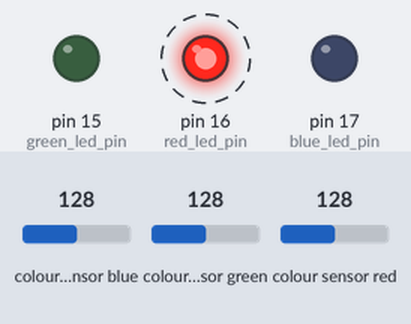
Bench run of a sketch on a simulated Arduino Mega 2560, built with avr-gcc and run on an emulated ATmega2560. Shown: output pins drawn as LEDs (lit = HIGH). Wiring (inferred from the names in the program): TCS3200 colour sensor: output pin 41; S2 pin 43; S3 pin 42; S0 pin 44; S1 pin 45. Dashed ring = blinking. The test bench sets the inputs (shaded band); at power-on: colour sensor red 128, colour sensor blue 128, colour sensor green 128. Pins used as bus, display or sensor lines are not drawn; what the sketch prints to the serial monitor is not drawn.

Above: at 1.2 s.
1.3 s: colour sensor red set to 67
4.3 s: colour sensor red set to 60
At 6.3 s:
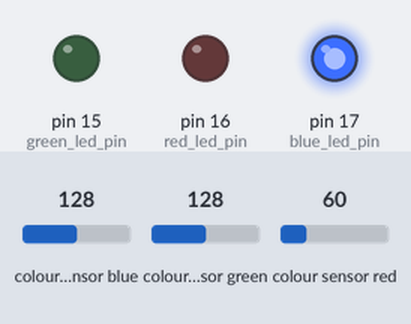
7.3 s: colour sensor blue set to 5
At 8.9 s:
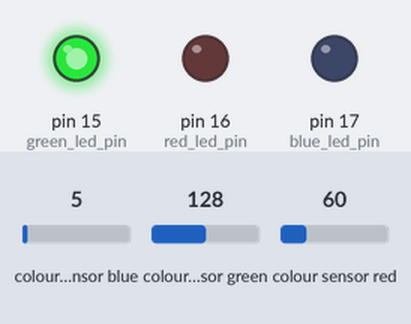
10.3 s: colour sensor blue set to 64
At 11.0 s:
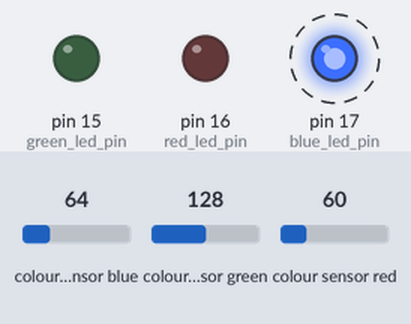
Timing chart, 0 to 14.3 s (numbered marks = the images above; inputs shaded):
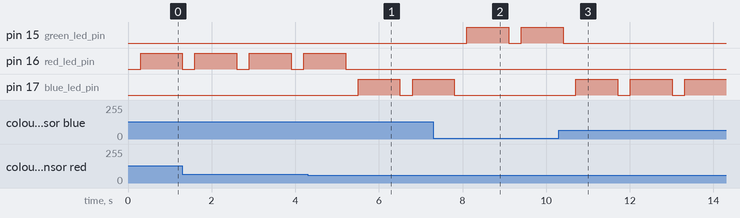

Measured:
- the behaviour switches between 63 and 62 on colour sensor red (found by bisection; images 0 and 1)
- after the input at 4.3 s, pin 16 (red_led_pin): goes on until 5.2 s, then stays LOW; pin 17 (blue_led_pin): LOW → HIGH after 1.2 s, → LOW 1.0 s later, → HIGH 0.30 s later
- after the input at 7.3 s, pin 15 (green_led_pin): LOW → HIGH after 0.81 s, → LOW 1.0 s later, → HIGH 0.30 s later; pin 17 (blue_led_pin): goes on until 7.8 s, then stays LOW
- after the input at 10.3 s, pin 15 (green_led_pin): goes on until 10.4 s, then stays LOW; pin 17 (blue_led_pin): alternates HIGH for 1.0 s and LOW for 0.30 s, starting after 0.41 s
- by itself, pin 16 (red_led_pin): alternates HIGH for 1.0 s and LOW for 0.30 s

The sketch:

colour_detect_and_led_indication.ino
```cpp
#include "pins.h"
#include "variables.h"
#include "functions.h"

void setup() {
  setup_color_sensor();
  led_setup();
  Serial.begin(9600);

}


void loop() {
  color_sensor_out();
}
```

functions.h
```cpp
void setup_color_sensor(){
  pinMode(S0, OUTPUT);
  pinMode(S1, OUTPUT);
  pinMode(S2, OUTPUT);
  pinMode(S3, OUTPUT);

  pinMode(sensorOut, INPUT);

  digitalWrite(S0,HIGH);
  digitalWrite(S1,LOW);
  }

//lighting the leds for 1000ms
void led_setup(){
  pinMode(green_led_pin,OUTPUT);
  pinMode(red_led_pin,OUTPUT);
  pinMode(blue_led_pin,OUTPUT);
  }

void light_red(){
  digitalWrite(red_led_pin,HIGH);
  delay(1000);
  digitalWrite(red_led_pin,LOW);
  }

void light_blue(){
  digitalWrite(blue_led_pin,HIGH);
  delay(1000);
  digitalWrite(blue_led_pin,LOW);
  }

void light_green(){
  digitalWrite(green_led_pin,HIGH);
  delay(1000);
  digitalWrite(green_led_pin,LOW);
  }


void color_sensor_out(){
  // Setting RED (R) filtered photodiodes to be read
  digitalWrite(S2,LOW);
  digitalWrite(S3,LOW);

  // Reading the output frequency
  redFrequency = pulseIn(sensorOut, LOW);

   // Printing the RED (R) value
  Serial.print("R = ");
  Serial.print(redFrequency);
  delay(100);

  // Setting GREEN (G) filtered photodiodes to be read
  digitalWrite(S2,HIGH);
  digitalWrite(S3,HIGH);

  // Reading the output frequency
  greenFrequency = pulseIn(sensorOut, LOW);

  // Printing the GREEN (G) value
  Serial.print(" G = ");
  Serial.print(greenFrequency);
  delay(100);

  // Setting BLUE (B) filtered photodiodes to be read
  digitalWrite(S2,LOW);
  digitalWrite(S3,HIGH);

  // Reading the output frequency
  blueFrequency = pulseIn(sensorOut, LOW);

  // Printing the BLUE (B) value
  Serial.print(" B = ");
  Serial.print(blueFrequency);
  delay(100);
  if(redFrequency<70){
    light_red();
    color=3;
    //Serial.println("  red");

    }
  else if(blueFrequency<70){
    light_blue();
    color=1;
    //Serial.println("  blue");
    }
  else{
    light_green();
    color=2;
    //Serial.println("  green");
    }
  }
```

variables.h
```cpp
// Stores frequency read by the photodiodes
int redFrequency = 0;
int greenFrequency = 0;
int blueFrequency = 0;
int k=0;
int z=0;
int flag = 0;

int color=0;
```

pins.h
```cpp
#define S0 44
#define S1 45
#define S2 43
#define S3 42
#define sensorOut 41


int green_led_pin=15; //red wire
int red_led_pin=16; //orange wire
int blue_led_pin=17; //yellow wire
```
